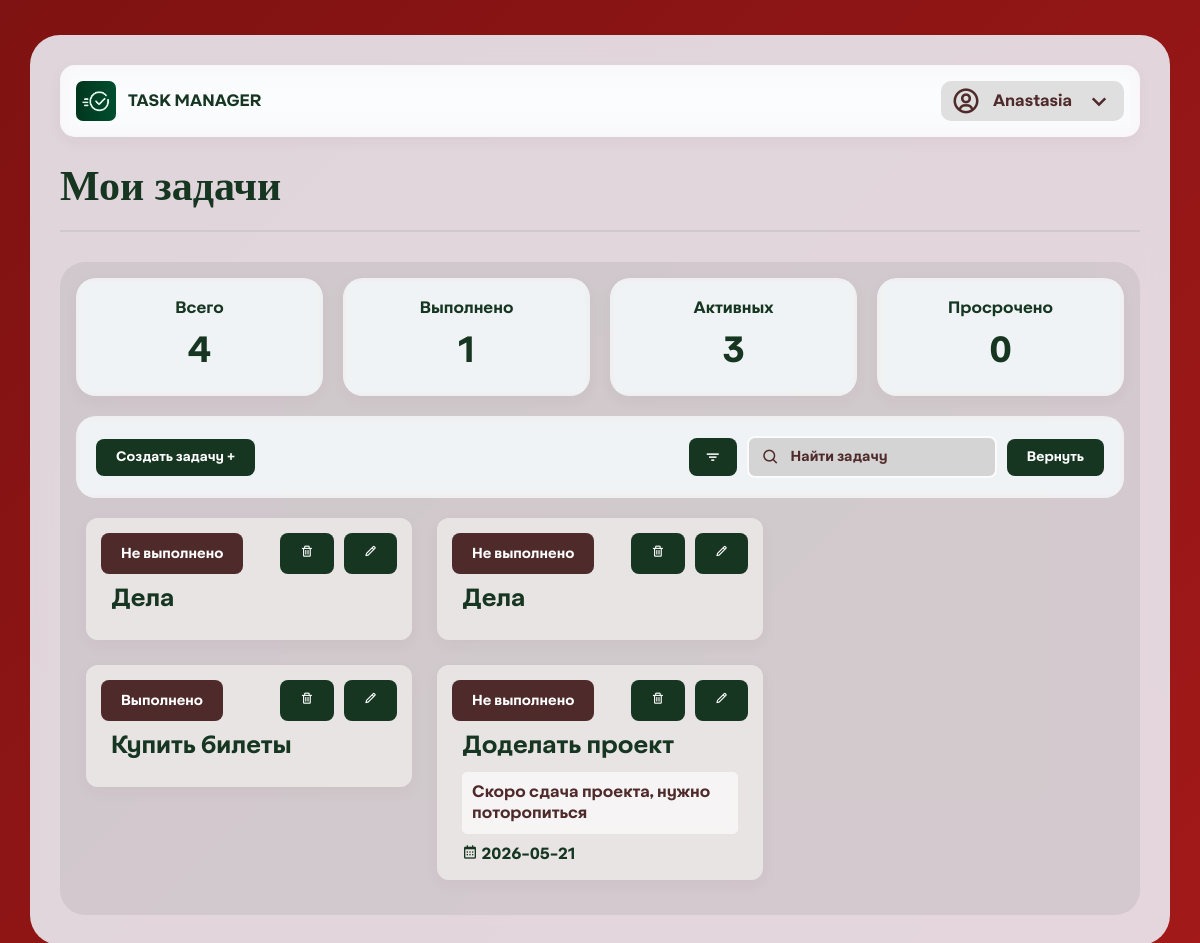
The app's page /homepage (signed in) with its own data.
### tables this page shows
CREATE TABLE users (
        id INTEGER PRIMARY KEY AUTOINCREMENT,
        name TEXT NOT NULL,
        username TEXT UNIQUE NOT NULL,
        password TEXT NOT NULL,
        created_time TEXT NOT NULL
    );

CREATE TABLE tasks (
        user_id INTEGER NOT NULL,
        id INTEGER PRIMARY KEY AUTOINCREMENT,
        name TEXT NOT NULL,
        description TEXT,
        status INTEGER DEFAULT 0, 
        limit_time TEXT DEFAULT NULL,
        created_time TEXT NOT NULL,
        FOREIGN KEY (user_id) REFERENCES users (id)
    );

### application/pages.py (the view)
@router.get("/homepage")
def homepage(request: Request, search: str = "", filter: str = ""):
    try:
        user_id = request.cookies.get("user_id")
        if not user_id:
            response = RedirectResponse("/", status_code=303)
            response.headers["Cache-Control"] = "no-cache, no-store, must-revalidate"
            return response
        user = get_user_id(int(user_id))
        all_tasks = get_tasks(int(user_id))
        if search:
            tasks = get_task_name(search, int(user_id))
        elif filter == "completed":
            tasks = get_tasks_complited(int(user_id))
        elif filter == "in_progress":
            tasks = get_tasks_active(int(user_id))
        elif filter == "over":
            tasks = get_tasks_over(int(user_id))
        elif filter == "limit":
            tasks = get_tasks_limit(int(user_id))
        else:
            tasks = all_tasks
        total = len(all_tasks)
        active = len([i for i in all_tasks if i[4] == 0])
        completed = len([i for i in all_tasks if i[4] == 1])
        today = datetime.now().date()
        overdue = 0
        for i in all_tasks:
            limit_time = i[5]
            if limit_time and i[4] != 1:
                deadline = datetime.strptime(limit_time, "%Y-%m-%d").date()
                if deadline < today:
                    overdue += 1
        return templates.TemplateResponse("homepage.html", {
            "request": request,
            "user": user,
            "tasks": tasks,
            "total": total,
            "completed": completed,
            "active": active,
            "overdue": overdue,
            "search": search,
            "current_filter": filter
        })
    except Exception:
        return RedirectResponse("/errorpage")

### templates/homepage.html (shortened to what this page needs)
{% extends 'base.html' %}
{% block content %}
<body class="tasks-page">
    <div class="tasks-container">
        <div class="server-profile-bar">
            <div class="server-info">
                <img src="/static/images/logo-with.png" alt="Server" class="logo">
                <span class="server-name">TASK MANAGER</span>
            </div>
            <div class="profile-info">
                <i class='bx bx-user-circle'></i>
                <span class="name">{{ user[1] }}</span>
                <i class='bx bx-chevron-down'></i>
            </div>
        </div>
        <div class="tasks-header">
            <h1 class="text">Мои задачи</h1>
        </div>
        <div class="back">
            <div class="stats-grid">
                <div class="stat-card">
                    <h3>Всего</h3>
                    <div class="stat-number" id="totalTasks">{{ total }}</div>
                </div>
                <div class="stat-card">
                    <h3>Выполнено</h3>
                    <div class="stat-number" id="completedTasks">{{ completed }}</div>
                </div>
                <div class="stat-card">
                    <h3>Активных</h3>
                    <div class="stat-number" id="activeTasks">{{ active }}</div>
                </div>
                <div class="stat-card">
                    <h3>Просрочено</h3>
                    <div class="stat-number" id="overdueTasks">{{ overdue }}</div>
                </div>
            </div>
            <div class="filters-section">
                <form action="/create">
                    <div class="create-button">
                        <button type="submit" class="create-btn">Cоздать задачу +</button>
                    </div>
                </form>
                <div class="search-wrapper">
                    <div class="filter-button">
                        <button class="filter-btn" id="filterBtn">
                            <i class="bx bx-filter"></i>
                        </button>
                    </div>
                    <div class="search-box">
                        <form action="/homepage" method="GET" id="searchForm">
                            <input type="text" name="search" id="searchInput" placeholder="         Найти задачу" value="{{ search_query if search_query else '' }}">
                            <i class="bx bx-search"></i>
                        </form>
                    </div>
                    <div class="clear-button">
                        <button type="submit" class="clear-btn" onclick="location.href='/homepage'">Вернуть</button>
                    </div>
                </div>
            </div>
            <div class="tasks-grid" id="tasksGrid">
                {% if tasks %}
                    {% for task in tasks %}
                    <div class="task-container">
                        <div class="task-edit-buttons">
                            <div class="task-card-header">
                                <form action="/update_task_status/{{ task[1] }}" method="POST">
                                    <button type="submit" class="status-btn">{% if task[4] == 1 %}Выполнено{% else %}Не выполнено{% endif %}</button>
                                </form>
                            </div>
                            <button class="delete-task-btn" onclick="deleteTask({{ task[1] }})"><i class="bx bx-trash"></i></button>
                            <button class="edit-task-btn" onclick="location.href='/edittask?task_id={{ task[1] }}'">
                                <i class="bx bx-pencil"></i>
                            </button>
                        </div>
                        <div class="task-card">
                            <h2 class="task-name">{{ task[2] }}</h2>
                            {% if task[3] %}
                            <p class="task-description-preview">{{ task[3] }}</p>
                            {% endif %}
                            {% if task[5] %}
                            <div class="task-deadline">
                                <i class='bx bx-calendar'></i>
                                <span>{{ task[5] }}</span>
                            </div>
                            {% endif %}
                        </div>
                    </div>
                    {% endfor %}
                {% else %}
                    <div class="empty-state1" style="color: rgb(209, 202, 206);">Тут немного пусто</div>
                    <div class="empty-state">Тут немного пусто</div>
                {% endif %}
            </div>
        </div>
    </div>
</body>
{% endblock %}

### templates/base.html (shortened to what this page needs)
<!DOCTYPE html>
<html lang="ru">
<head>
    <link rel="stylesheet" href="static\styles.css">
    <link rel="stylesheet" href="https://unpkg.com/boxicons@2.1.4/css/boxicons.min.css">
</head>
{% block content %}{% endblock %}
</html>

### records on screen
users: name "Anastasia"
tasks: status "Не выполнено", name "Дела"
tasks: status "Выполнено", name "Купить билеты"
tasks: status "Не выполнено", name "Дела"
tasks: status "Не выполнено", name "Доделать проект", description "Скоро сдача проекта, нужно поторопиться", limit_time "2026-05-21"

### other values on screen
{{ total }} "4"
{{ completed }} "1"
{{ active }} "3"
{{ overdue }} "0"
